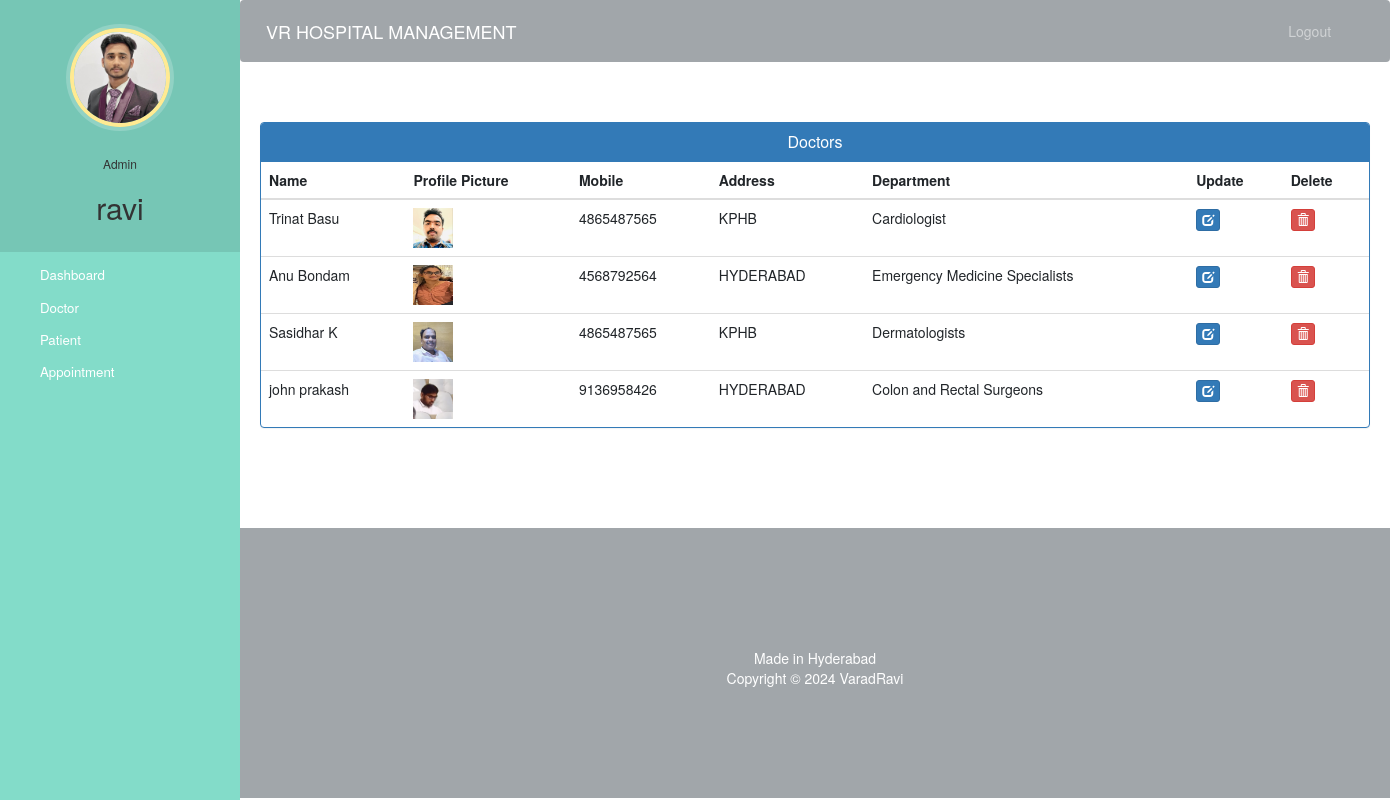
The app's page /admin-view-doctor (signed in) with its own data.
### hospital/models.py (models this page shows, shortened)
class Doctor(models.Model):
    user=models.OneToOneField(User,on_delete=models.CASCADE)
    profile_pic= models.ImageField(upload_to='profile_pic/DoctorProfilePic/',null=True,blank=True)
    address = models.CharField(max_length=40)
    mobile = models.CharField(max_length=20,null=True)
    department= models.CharField(max_length=50,choices=departments,default='Cardiologist')
    status=models.BooleanField(default=False)
    @property
    def get_name(self):
        return self.user.first_name+" "+self.user.last_name

### hospital/views.py (the view)
# urls.py: path('admin-view-doctor', views.admin_view_doctor_view,name='admin-view-doctor'),
@login_required(login_url='adminlogin')
@user_passes_test(is_admin)
def admin_view_doctor_view(request):
    doctors=models.Doctor.objects.all().filter(status=True)
    return render(request,'hospital/admin_view_doctor.html',{'doctors':doctors})

### hospital/views.py (called while the page is built)
def is_admin(user):
    return user.groups.filter(name='ADMIN').exists()

### templates/hospital/admin_view_doctor.html (shortened to what this page needs)
{% extends 'hospital/admin_base.html' %}
{% block content %}
{%load static%}
<head>
  <link href="//netdna.bootstrapcdn.com/bootstrap/3.0.0/css/bootstrap.min.css" rel="stylesheet" id="bootstrap-css">
</head>
<div class="container">
  <div class="panel panel-primary">
    <div class="panel-heading">
      <h6 class="panel-title">Doctors</h6>
    </div>
    <table class="table table-hover" id="dev-table">
      <thead>
        <tr>
          <th>Name</th>
          <th>Profile Picture</th>
          <th>Mobile</th>
          <th>Address</th>
          <th>Department</th>
          <th>Update</th>
          <th>Delete</th>
        </tr>
      </thead>
      {% for d in doctors %}
      <tr>
        <td> {{d.get_name}}</td>
        <td> <img src="{% static d.profile_pic.url %}" alt="Profile Pic" height="40px" width="40px" /></td>
        <td>{{d.mobile}}</td>
        <td>{{d.address}}</td>
        <td>{{d.department}}</td>
        <td><a class="btn btn-primary btn-xs" href="{% url 'update-doctor' d.id  %}"><span class="glyphicon glyphicon-edit"></span></a></td>
        <td><a class="btn btn-danger btn-xs" href="{% url 'delete-doctor-from-hospital' d.id  %}"><span class="glyphicon glyphicon-trash"></span></a></td>
      </tr>
      {% endfor %}
    </table>
  </div>
</div>
{% endblock content %}

### templates/hospital/admin_base.html (shortened to what this page needs)
<!DOCTYPE html>
{% load static %}
<html lang="en">
<head>
  <link rel="stylesheet" href="https://stackpath.bootstrapcdn.com/bootstrap/4.3.1/css/bootstrap.min.css">
  <link rel="stylesheet" href="https://maxcdn.bootstrapcdn.com/font-awesome/4.7.0/css/font-awesome.min.css">
  <link rel="stylesheet" href="{% static '/style.css' %}">
</head>
<body>
  <nav class="menu" tabindex="0">
    <header class="avatar">
      <img src="{% static "images/adminpropic.png" %}" />
      <br><br>
      <h6>Admin</h6>
      <h2>{{request.user.first_name}}</h2>
    </header>
    <ul>
      <li tabindex="0" class="icon-dashboard"> <a style="color:white; text-decoration:none;" href="/admin-dashboard"><span>Dashboard</span></a> </li>
      <li tabindex="0" class="icon-customers"> <a style="color:white; text-decoration:none;" href="/admin-doctor"><span>Doctor</span></a></li>
      <li tabindex="0" class="icon-users"> <a style="color:white; text-decoration:none;" href="/admin-patient"><span>Patient</span></a></li>
      <li tabindex="0" class="icon-calendar"> <a style="color:white; text-decoration:none;" href="/admin-appointment"><span>Appointment</span></a></li>
    </ul>
  </nav>
  <main>
    <div class="bs-example">
      <nav class="navbar navbar-expand-md  navbar-dark fixed-top" style="background:#a1a6aa;">
        <a href="/admin-dashboard" class="navbar-brand">VR HOSPITAL MANAGEMENT</a>
        <div class="collapse navbar-collapse justify-content-between" id="navbarCollapse">
          <div class="navbar-nav" style=" margin-left: 90%;">
            <a href="/logout" class="nav-item nav-link">Logout</a>
          </div>
        </div>
      </nav>
    </div>
    <br><br>
    {% block content %}
    {% endblock content %}
    <br><br><br><br>
    <footer>
      <br>
      <div class="container">
        <div class="row">
          <div class="col-md-12 col-sm-12">
            <div style="color:#ffffff;" class="wow fadeInUp footer-copyright">
              <p>Made in Hyderabad <br>
                Copyright &copy; 2024 VaradRavi </p>
            </div>
          </div>
        </div>
      </div>
    </footer>
  </main>
</body>
</html>

### static/style.css (style rules this page uses)
body { padding-left: 240px; }
main { position: relative; height: 100vh; }
.menu { background: #5bc995; height: 100vh; width: 240px; position: fixed; top: 0px; left: 0; z-index: 5; outline: none; }
.menu .avatar { background: rgba(0, 0, 0, 0.1); padding: 2em 0.5em; text-align: center; }
.menu .avatar img { width: 100px; border-radius: 50%; overflow: hidden; border: 4px solid #ffea92; box-shadow: 0 0 0 4px rgba(255, 255, 255, 0.2); }
.menu .avatar h2 { font-weight: normal; margin-bottom: 0; }
.menu ul { list-style: none; padding: 0.5em 0; margin: 0; }
.menu ul li { padding: 0.5em 1em 0.5em 3em; font-size: 0.95em; font-weight: regular; background-repeat: no-repeat; background-position: left 15px center; background-size: auto 20px; transition: all 0.15s linear; cursor: pointer; }
.menu ul li.icon-dashboard { background-image: url("http://www.entypo.com/images//gauge.svg"); }
.menu ul li.icon-customers { background-image: url("http://www.entypo.com/images//briefcase.svg"); }
.menu ul li.icon-users { background-image: url("http://www.entypo.com/images//users.svg"); }
.menu ul li.icon-calendar { background-image: url("http://www.entypo.com/images//calendar.svg"); }

### templates/hospital/admin_base.html (style rules this page uses)
a:link { text-decoration: none; }
a { color: white; }
footer { padding: 0px 0px 0px 0px; background-color:#a1a6aa; margin: 0px; }
p { text-align: center; }
body { padding-left: 240px; }
main { position: relative; height: 100vh; }
.menu { background: #83dcc9; height: 100vh; width: 240px; position: fixed; top: 0px; left: 0; z-index: 5; outline: none; }
.menu .avatar { background: rgba(0, 0, 0, 0.1); padding: 2em 0.5em; text-align: center; }
.menu .avatar img { width: 100px; border-radius: 50%; overflow: hidden; border: 4px solid #ffea92; box-shadow: 0 0 0 4px rgba(255, 255, 255, 0.2); }
.menu .avatar h2 { font-weight: normal; margin-bottom: 0; }
.menu ul { list-style: none; padding: 0.5em 0; margin: 0; }
.menu ul li { padding: 0.5em 1em 0.5em 3em; font-size: 0.95em; font-weight: regular; background-repeat: no-repeat; background-position: left 15px center; background-size: auto 20px; transition: all 0.15s linear; cursor: pointer; }
.menu ul li.icon-dashboard { background-image: url("http://www.entypo.com/images//gauge.svg"); }
.menu ul li.icon-customers { background-image: url("http://www.entypo.com/images//briefcase.svg"); }
.menu ul li.icon-users { background-image: url("http://www.entypo.com/images//users.svg"); }
.menu ul li.icon-calendar { background-image: url("http://www.entypo.com/images//calendar.svg"); }

### templates/hospital/admin_view_doctor.html (style rules this page uses)
a:link { text-decoration: none; }
h6 { text-align: center; }
.row { margin: 100px; }

### records on screen
Doctor: get_name "Trinat Basu", profile_pic (picture), mobile "4865487565", address "KPHB", department "Cardiologist"
Doctor: get_name "Anu Bondam", profile_pic (picture), mobile "4568792564", address "HYDERABAD", department "Emergency Medicine Specialists"
Doctor: get_name "Sasidhar K", profile_pic (picture), mobile "4865487565", address "KPHB", department "Dermatologists"
Doctor: get_name "john prakash", profile_pic (picture), mobile "9136958426", address "HYDERABAD", department "Colon and Rectal Surgeons"

### other values on screen
{{ request.user.first_name }} "ravi"
